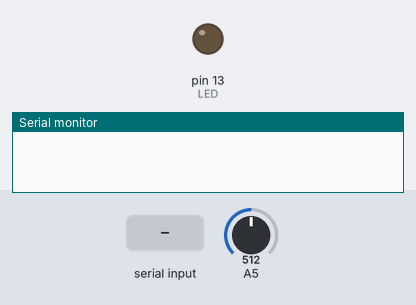
Bench run of a sketch on a simulated Arduino Uno, built with avr-gcc and run on an emulated ATmega328P. Shown: output pins drawn as LEDs (lit = HIGH), the last lines printed to the serial monitor. Dashed ring = blinking. Inputs (shaded band) come from the test bench; at power-on: A5 = 512.

Above: at 1.2 s.
1.3 s: "l90\n" received over Serial
At 2.0 s:
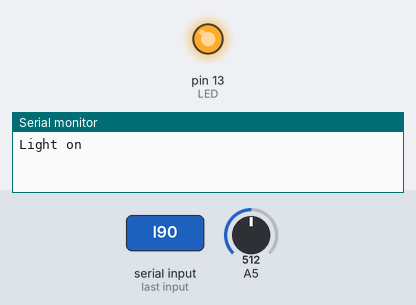
2.8 s: "l,45\n" received over Serial
At 3.1 s:
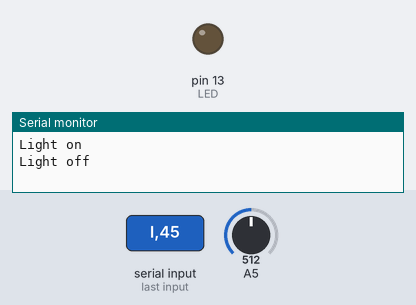
4.3 s: "m90\n" received over Serial
At 5.5 s:
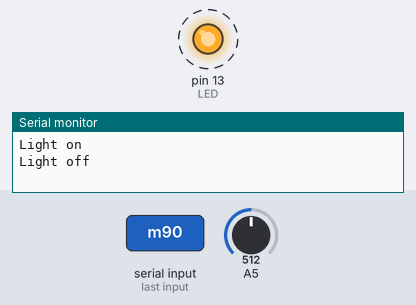
Timing chart, 0 to 11.8 s (numbered marks = the images above; inputs shaded):
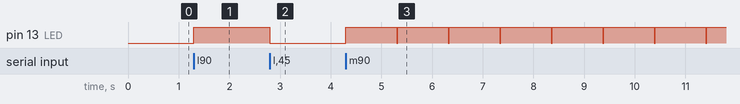

Measured:
- after the input at 1.3 s, pin 13 (LED): LOW → HIGH at once
- after the input at 2.8 s, pin 13 (LED): HIGH → LOW at once
- after the input at 4.3 s, pin 13 (LED): alternates HIGH for 1.0 s and LOW for 0.02 s, starting at once

The sketch:

LifeTime.ino
```cpp
String inputString = "";
bool stringComplete = false;
int LED = LED_BUILTIN;
int d = 10;
long int t = 0;
const int points = 100;
const char output = A5;
int V[points];
float sigma0;

void setup() {
  // put your setup code here, to run once:
  Serial.begin(115200);
  pinMode(LED, OUTPUT);
  inputString.reserve(10);
}

void loop() {
  // put your main code here, to run repeatedly:
  if (stringComplete) {
    char command = inputString.charAt(0);
    int argument = inputString.substring(1).toInt();
    switch (command) {
      case 'l':
        digitalWrite(LED, argument);
        Serial.println(argument ? "Light on" : "Light off");
        break;
      case 'p':
        d = argument;
        break;
      case 'm':
        memset(V, 0, sizeof(V));
        sigma0 = 1.0 / (1023.0 / analogRead(A5) - 1);
        for (int j = 0; j < argument; j++) {
          digitalWrite(LED, HIGH);
          delay(1000);
          digitalWrite(LED, LOW);
          t = micros();
          for (int i = 0; i < points; i++) {
            V[i] += analogRead(A5)/float(argument);
            delayMicroseconds(d);
          }
          t = micros() - t;
        }
        break;
      case 'd':
        for (int i = 0; i < points; i++) {
          float sigma = 1.0 / (1023.0 / V[i] - 1.0) - sigma0;
          if (i > 0) {
            float tau = sigma * (t / points) / ((1.0 / (1023.0 / V[i - 1] - 1.0) - sigma0) - sigma);
            // Serial.print(tau/1000);
            // Serial.print(",");
            Serial.print(String(tau/1000) + '\n');
            // Serial.println(sigma);
          }
        }
        break;
      case 't':
        Serial.println(t);
        break;
    }
    inputString = "";
    stringComplete = false;
  }
}

void serialEvent() {
  while (Serial.available()) {
    char inChar = (char)Serial.read();
    inputString += inChar;
    if (inChar == '\n') {
      stringComplete = true;
    }
  }
}
```
